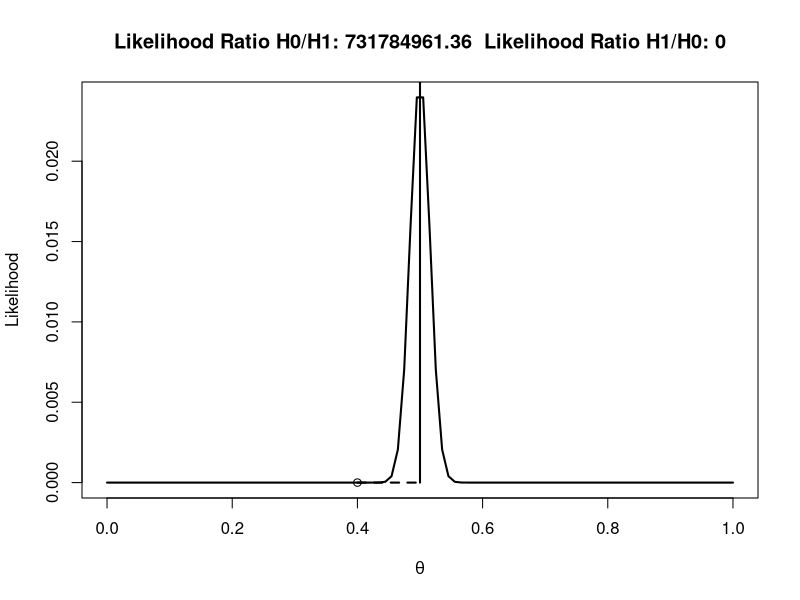

Here is the R script that generated this plot:
#Calculate the likelihood ratio----
n<-1000 #set total trials
x<-500 #set successes
H0 <- .5 #specify one hypothesis you want to compare with the likihood ratio
H1 <- 4/10 #specify another hypothesis you want to compare with the likihood ratio (you can use 1/20, or 0.05)
dbinom(x,n,H0)/dbinom(x,n,H1) #Returns the likelihood ratio of H0 over H1
dbinom(x,n,H1)/dbinom(x,n,H0) #Returns the likelihood ratio of H1 over H0

theta<- seq(0,1,len=100) #create theta variable, from 0 to 1
like <- dbinom(x,n,theta)
#png(file="LikRatio.png",width=4000,height=3000, , units = "px", res = 900)
plot(theta,like,type='l',xlab=expression(theta), ylab='Likelihood', lwd=2)
points(H0,dbinom(x,n,H0))
points(H1,dbinom(x,n,H1))
segments(H0, dbinom(x,n,H0), x/n, dbinom(x,n,H0), lty=2, lwd=2)
segments(H1, dbinom(x,n,H1), x/n, dbinom(x,n,H1), lty=2, lwd=2)
segments(x/n, dbinom(x,n,H0), x/n, dbinom(x,n,H1), lwd=2)
title(paste('Likelihood Ratio H0/H1:',round(dbinom(x,n,H0)/dbinom(x,n,H1),digits=2)," Likelihood Ratio H1/H0:",round(dbinom(x,n,H1)/dbinom(x,n,H0),digits=2)))
#dev.off()

#? Daniel Lakens, 2016. 
# This work is licensed under a Creative Commons Attribution-NonCommercial-ShareAlike 4.0 International License. https://creativecommons.org/licenses/by-nc-sa/4.0/